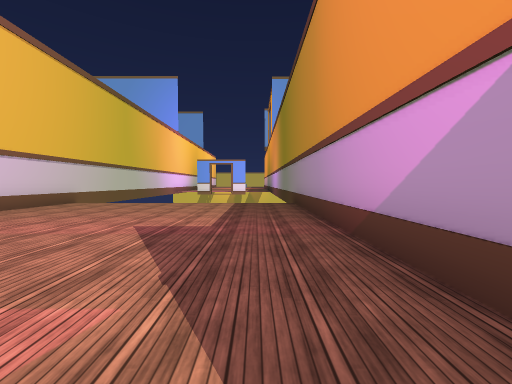
view 1 (above)

18 first-person views from a walk through a scene from a Unity 3-D project. The camera is 1.3 m above the floor, tilts 2° down and sees 90° across. The floor is counted in squares, 2 m on a side. Each view is taken from the middle of a square. On the plan, view 1 faces up. The plan holds only what a view shows up to about 9 squares ahead; the rest is blank. The place goes on beyond the plan. The player character is not drawn. Door leaves are left out, so doorways stand open. Some surface patterns are stand-ins.

view 2
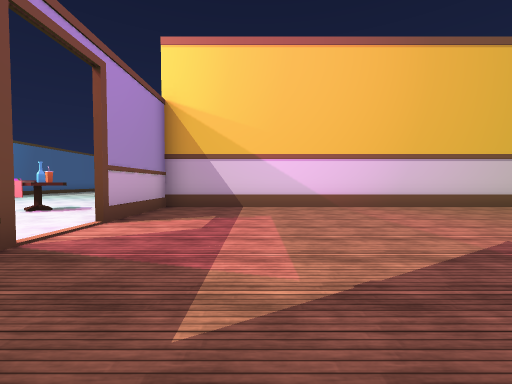

view 3
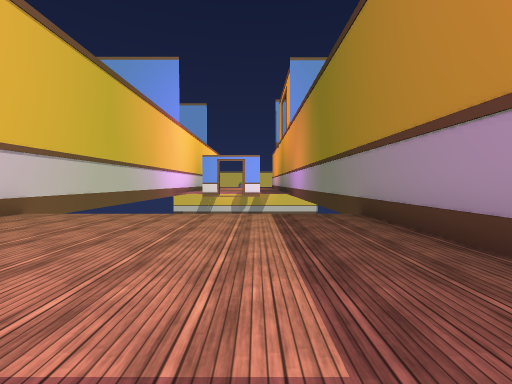

view 4
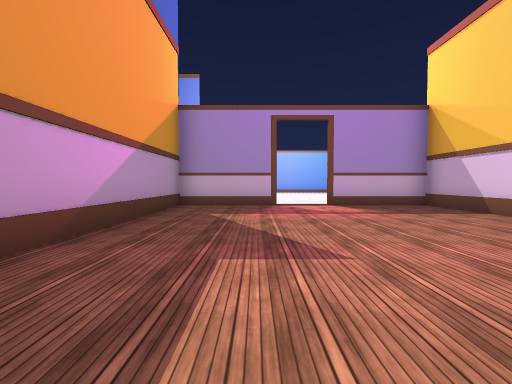

view 5
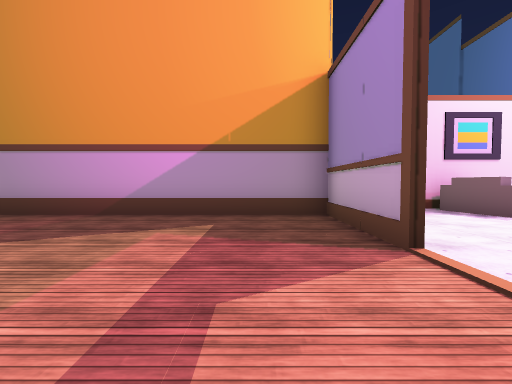

view 6
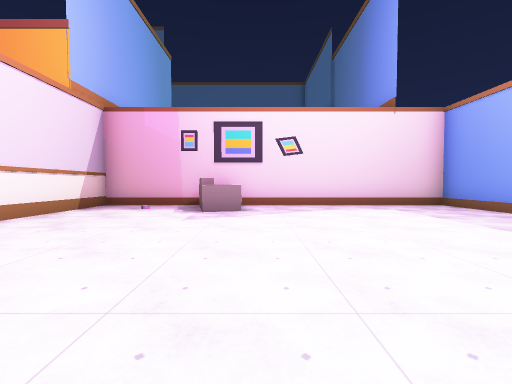

view 7
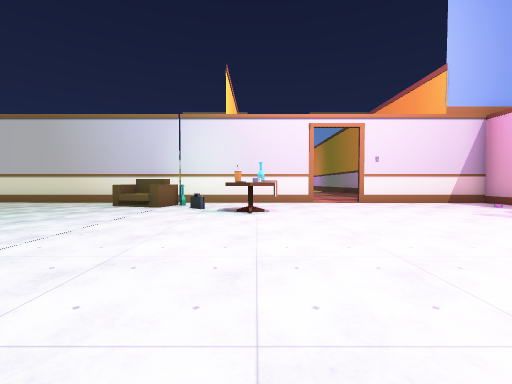

view 8
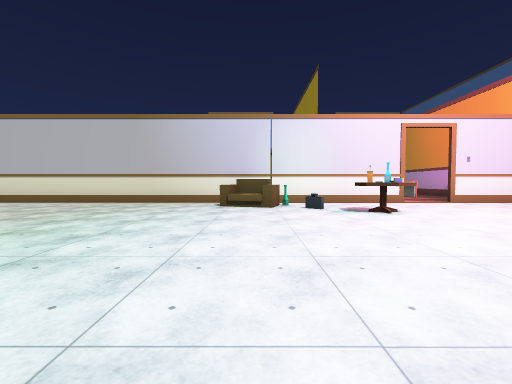

view 9
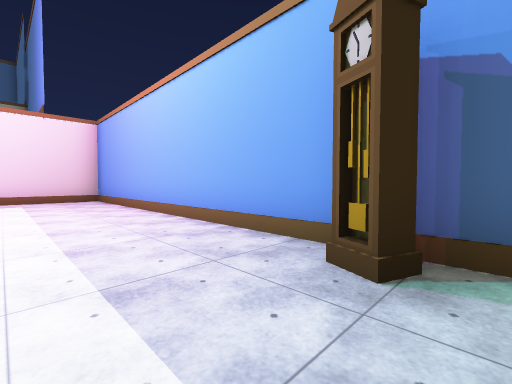

view 10
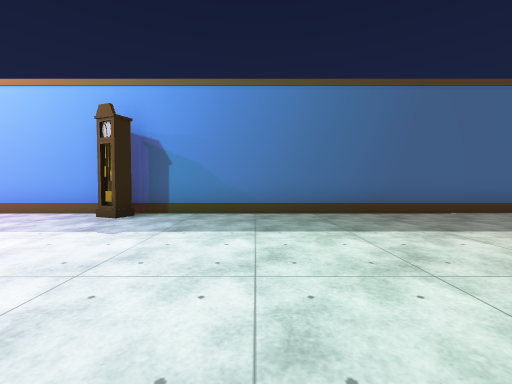

view 11
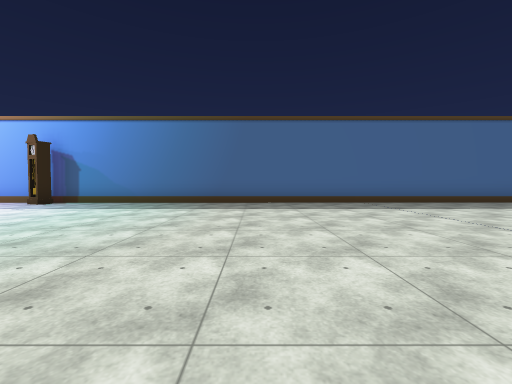

view 12
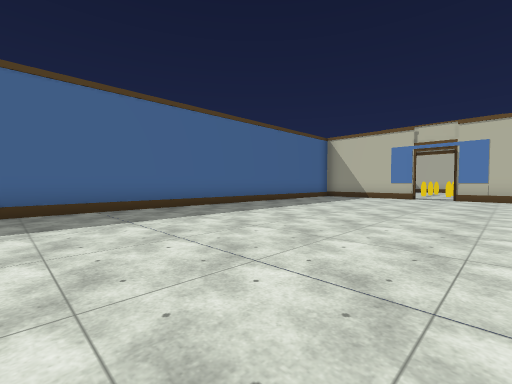

view 13
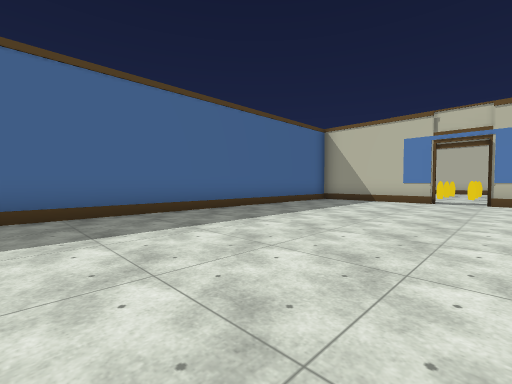

view 14
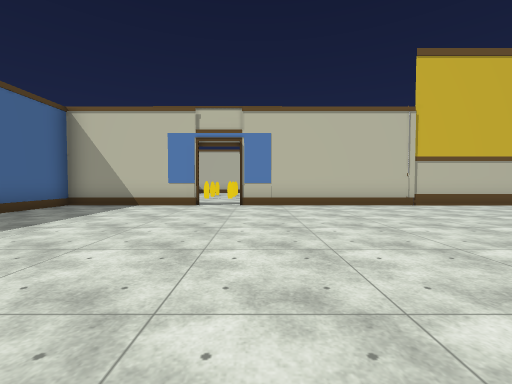

view 15
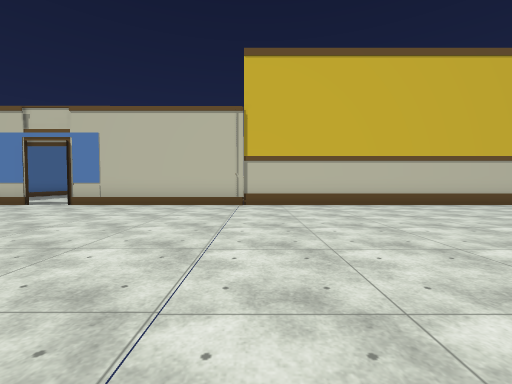

view 16
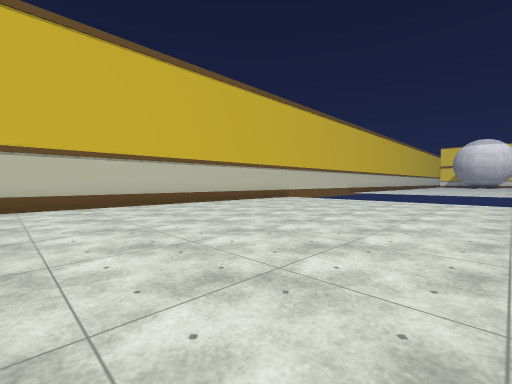

view 17
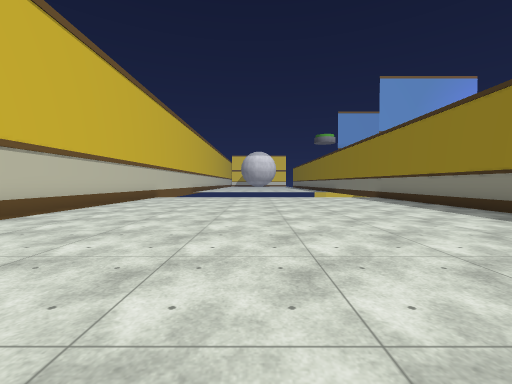

view 18
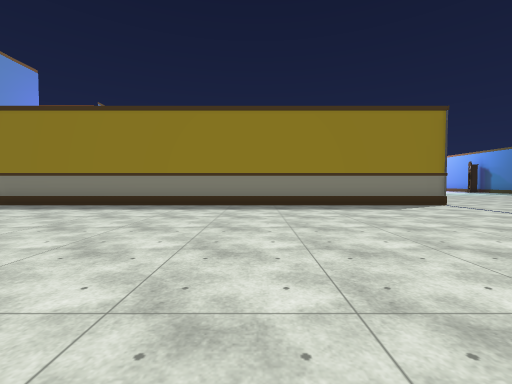

### Floor plan
Points are (right, up) in squares from view 1. A wall is a line through its corners. A room is listed if a view was taken in it or the views show most of it. See-through windows are left out.
Room 1 (views 1, 2, 3, 4, 5)
walls: (-1.6, -1.5) (1.2, -1.5) (1.2, 9.9); (-6, 10) (-6, -1.5) (-3, -1.5)
ways out: opening at (-2.5, -1) to room 2
Room 2 (views 6, 7, 8, 9, 10, 11, 12, 13, 14, 15, 16, 17, 18)
walls: (-17.4, -1.6) (-17.4, 11.6); (-3, -1.6) (-16.5, -1.6); (-27.5, -7.6) (-27.5, -11.5) (2.5, -11.5) (2.5, -1.6) (-1.6, -1.6); (-27.5, 9) (-27.5, -6.5)
ways out: opening at (-2.5, -1) to room 1; open door at (-27.5, -7)
objects: sofa (-9, -3) to (-8, -2); clock (-7, -11); other object (-7, -3); table (-5, -4); sofa (1, -5) to (2, -5); other object (1, -3)

Where each view was taken, in squares from view 1:
view 1: 0 up, 0 right, facing up
view 2: 1 up, 1 right, facing left
view 3: 3 up, 1 left, facing up
view 4: 6 up, 1 left, facing down
view 5: 0 up, 4 left, facing right
view 6: 6 down, 5 left, facing right
view 7: 10 down, 5 left, facing up
view 8: 10 down, 8 left, facing up
view 9: 9 down, 8 left, facing down-right
view 10: 6 down, 10 left, facing down
view 11: 3 down, 14 left, facing down
view 12: 5 down, 16 left, facing down-left
view 13: 6 down, 18 left, facing down-left
view 14: 6 down, 20 left, facing left
view 15: 1 down, 20 left, facing left
view 16: 2 up, 20 left, facing up-left
view 17: 0 up, 23 left, facing up
view 18: 4 up, 25 left, facing right
